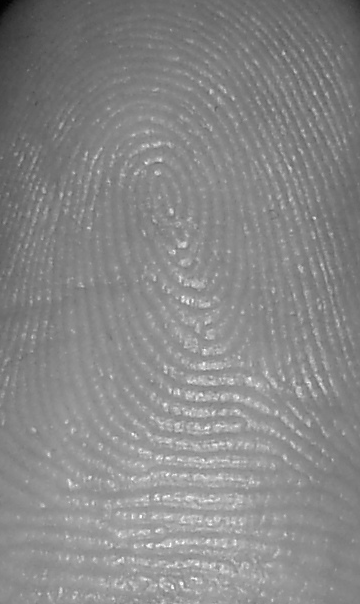
%> input picture data/phone.bmp, 360 x 604 px
$ octave phone_enhance.m   (GNU Octave 9; MATLAB toolbox functions it lacks are replaced by stand-ins)
%> lines starting %> are read from the running program, lines starting %| are printed output that depends on the picture; in (x1, y1, x2, y2) boxes, pixels count from 0 and x2, y2 are one past the last pixel; in counts of white or black regions, pixels touching at a corner belong together; the program's own positions count from 1
%% Image Read
I = im2double(imread('C:\Users\hjjiang\Desktop\大三上\数字图像处理\作业\综合作业1\phone.bmp'));
%> I: size 604x360 double; min 0.00392, max 0.996, mean 0.532

%% Block-wise Spatial Enhance
pad_size = 12;
pad_I = padarray(I,[12,12],1);
imgsize = size(pad_I);
%> imgsize = [628 384]
height = imgsize(1);
%> height = 628
width = imgsize(2);
%> width = 384
enhance_block_size = 12;
enhance_block_half_size = 6;
xcenter = enhance_block_half_size:8:(width-enhance_block_half_size);
%> xcenter = 47 values from 6 to 374
ycenter = enhance_block_half_size:8:(height-enhance_block_half_size);
%> ycenter = 78 values from 6 to 622
xnum = size(xcenter);
%> xnum = [1 47]
ynum = size(ycenter);
%> ynum = [1 78]
block_enhance = cell(ynum(2), xnum(2));
enhance_image = zeros(height,width);
for i = 1:xnum(2)
    for j = 1:ynum(2)
        block_enhance{j,i} = pad_I(ycenter(j)-enhance_block_half_size+1:ycenter(j)+enhance_block_half_size,xcenter(i)-enhance_block_half_size+1:xcenter(i)+enhance_block_half_size);  % 第一个维度是高
        block_enhance{j,i} = 1 - block_enhance{j,i}; % 反色
        block_enhance{j,i} = histeq(block_enhance{j,i}); % 直方图增强
        block_enhance{j,i} = block_enhance{j,i}.^1.5;
        enhance_image(ycenter(j)-enhance_block_half_size+1:ycenter(j)+enhance_block_half_size,xcenter(i)-enhance_block_half_size+1:xcenter(i)+enhance_block_half_size) = block_enhance{j,i};
    end
end
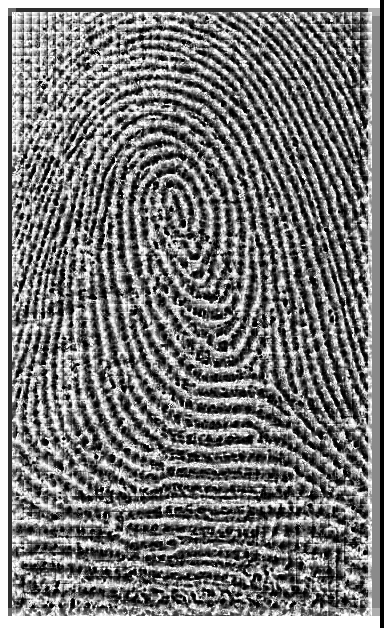
%> enhance_image: size 628x384 double; min 0, max 1, mean 0.474
%> after the loop, block_enhance = 3666 items

%% DFT Compute
block_size = 32;
block_half_size = 16;
xcenter = block_half_size:8:(width-block_half_size);
%> xcenter = 45 values from 16 to 368
ycenter = block_half_size:8:(height-block_half_size);
xnum = size(xcenter);
ynum = size(ycenter);
block_32 = cell(ynum(2), xnum(2));
block_32_DFT = cell(ynum(2), xnum(2));
block_32_DFT_amplitude = cell(ynum(2), xnum(2));
block_32_DFT_mean_amplitude = zeros(ynum(2), xnum(2));
for i = 1:xnum(2)
    for j = 1:ynum(2)
        block_32{j,i} = enhance_image(ycenter(j)-block_half_size+1:ycenter(j)+block_half_size,xcenter(i)-block_half_size+1:xcenter(i)+block_half_size);  % 第一个维度是高

        % Quick DFT
        vector = 0:1:block_size-1;
        matrix = 2*pi.*(vector'*vector)./block_size;
        G1 = cos(matrix) - 1i*sin(matrix);
        G2 = G1;
        block_DFT = G1*block_32{j,i}*G2;
        block_DFT_shift = fftshift(block_DFT);
        block_32_DFT{j,i} = block_DFT_shift;
        block_32_DFT_amplitude{j,i} = abs(block_32_DFT{j,i});
        block_32_DFT_mean_amplitude(j,i) = mean(mean(block_32_DFT_amplitude{j,i}));
    end
end
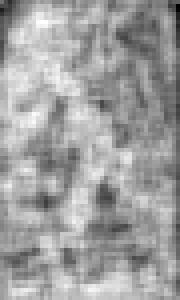
%> block_32_DFT_mean_amplitude: size 75x45 double (shown 4 times larger); min 3.85, max 6.97, mean 5.82; drawn with min black and max white
%> after the loop, block_32 = 3375 items; block_32_DFT = 3375 items; block_32_DFT_amplitude = 3375 items
coordinate = block_32_DFT_mean_amplitude > 4; % 有指纹的区域的中心坐标
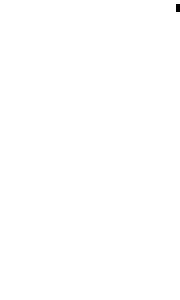
%> coordinate: size 75x45 logical (shown 4 times larger); 99.9% white; black in thin lines or dots, all inside (x1, y1, x2, y2) = (44, 1, 45, 3)

%% Orientation and Frequency Compute
y0 = 0; x0 = 0; y1 = 0; x1 = 0; y2 = 0; x2 = 0;
v = zeros(ynum(2), xnum(2));
u = zeros(ynum(2), xnum(2));
block_degree = ones(ynum(2), xnum(2));
block_frequency = zeros(ynum(2), xnum(2));
for i = 1:xnum(2)
    for j = 1:ynum(2)
        if coordinate(j,i) == 1
            temp_DFT_amplitude = block_32_DFT_amplitude{j,i};
            temp_DFT_amplitude(16:17,16:17) = 0;

            [y1,x1] = find(temp_DFT_amplitude == max(max(temp_DFT_amplitude)),1);
            temp_DFT_amplitude(y1,x1) = 0;
            [y2,x2] = find(temp_DFT_amplitude == max(max(temp_DFT_amplitude)),1);

            % 频率估计 根据小作业4中的正弦波得到 f=(两个峰值距离)/块边长2倍
            block_frequency(j,i) = sqrt((y1-y2)^2+(x1-x2)^2);
            %block_frequency(j,i) = sqrt((y1)^2+(x1)^2)/32;

            % 方向的方程为 y = ax + b
            if y1 ~= y2
                %a = (x2 - x1)/(y2 - y1);
                %orientaion_32_block = PaintBlockOrientation(a);
                block_degree(j,i) = atand((x2-x1)/(y2-y1));
                v(j,i) = sin((block_degree(j,i)/180)*pi);
                u(j,i) = cos((block_degree(j,i)/180)*pi);
            else % y1 = y2
                block_degree(j,i) = 270;
                v(j,i) = sin((block_degree(j,i)/180)*pi);
                u(j,i) = cos((block_degree(j,i)/180)*pi);
            end
        end
    end
end
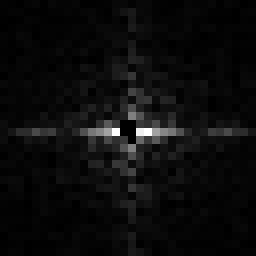
%> temp_DFT_amplitude: size 32x32 double (shown 8 times larger); min 0, max 98.94, mean 4.8; drawn with min black and max white
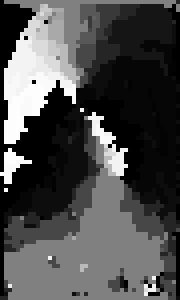
%> v: size 75x45 double (shown 4 times larger); min -1, max 0.981, mean -0.402; drawn with min black and max white
%> after the loop, x1 = 17; x2 = 19; y1 = 18; y2 = 17

%% Smooth Orientation Block
W = fspecial('gaussian', 5, 1.5);
size_w = (5-1)/2;
phix_org = cos(2*(block_degree/180)*pi);
phiy_org = sin(2*(block_degree/180)*pi);

phi_matrix = phix_org + 1i*phiy_org;
phi_matrix = padarray(phi_matrix,[size_w,size_w]);

smooth_block_degree = block_degree;
smooth_v = v;
smooth_u = u;

for i = 1+size_w:xnum(2)+size_w
    for j = 1+size_w:ynum(2)+size_w
        if coordinate(j-size_w,i-size_w) == 1
            phi_matrix(j-size_w,i-size_w) = sum(sum(W.*phi_matrix(j-size_w:j+size_w, i-size_w:i+size_w)));
            smooth_block_degree(j-size_w,i-size_w) = 0.5*180*angle(phi_matrix(j-size_w,i-size_w))/pi;
            smooth_v(j-size_w,i-size_w) = sin((smooth_block_degree(j-size_w,i-size_w)/180)*pi);
            smooth_u(j-size_w,i-size_w) = cos((smooth_block_degree(j-size_w,i-size_w)/180)*pi);
        end
    end
end
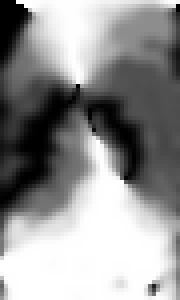
%> smooth_u: size 75x45 double (shown 4 times larger); min 0, max 1, mean 0.581

%% Smooth Frequency Block
W = fspecial('gaussian', 5, 1);
smooth_block_frequency = imfilter(block_frequency,W);
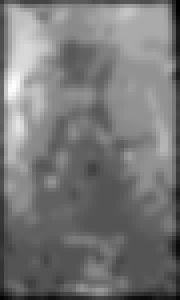
%> smooth_block_frequency: size 75x45 double (shown 4 times larger); min 0.826, max 10.4, mean 5.33; drawn with min black and max white

%% Gabor Filtering
enhanced_block= cell(ynum(2),xnum(2));
enhanced_image = zeros(628,384);
for i = 1:xnum(2)
    for j = 1:ynum(2)
        if coordinate(j,i) == 1
            orientation = smooth_block_degree(j,i)+90;
            wavelength = 17.5*pi/smooth_block_frequency(j,i);
%> (the run ends here)
